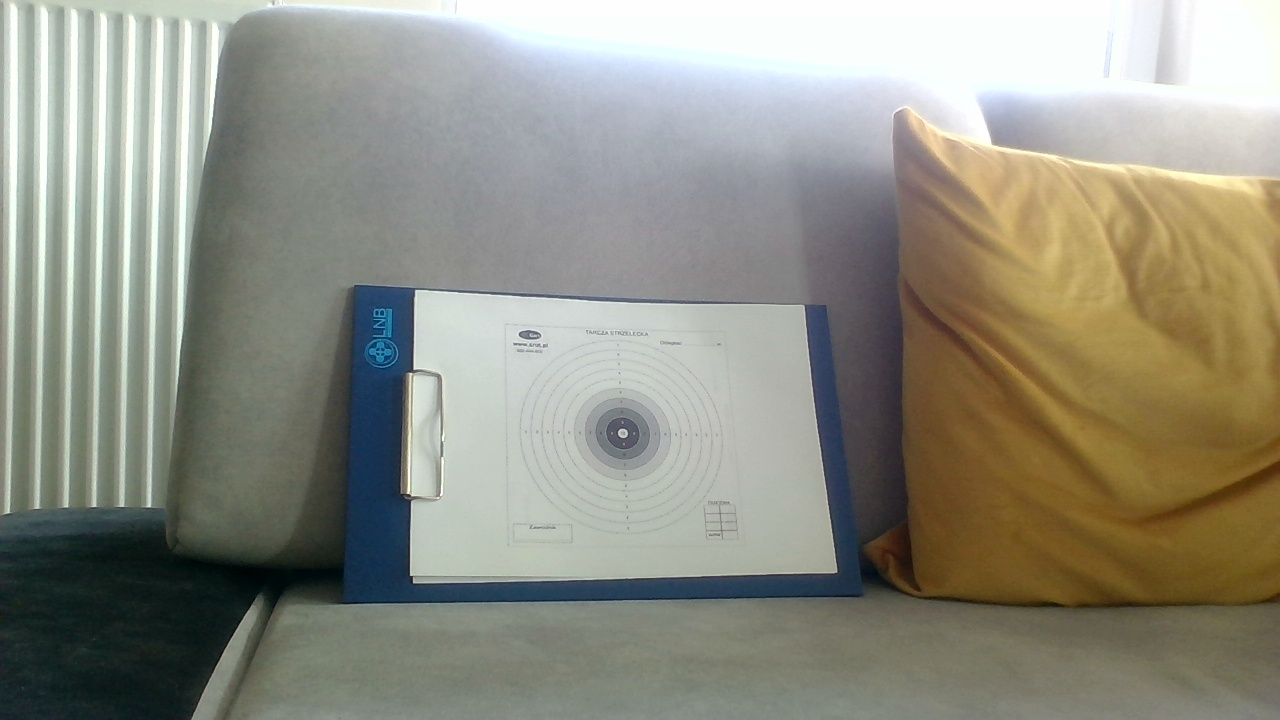
#> input picture jupyter_space/test_sample.jpg, 1280 x 720 px, given in place of target2.jpg, which was not available
$ jupyter execute --allow-errors Images.ipynb   (text cells are left out)
#> lines starting #> are read from the running program, lines starting #| are printed output that depends on the picture; after the words box and inside, x2 and y2 are one past the last pixel; in counts of white or black regions, pixels touching at a corner belong together; pictures that were not available may be replaced by others from this repository, and a replacement may not be noted
### jupyter_space/draw_images.py
from matplotlib import pyplot as plt
import numpy as np
import cv2

def draw_images(images: list[tuple], rows: int, columns: int, figsize: tuple):
    fig = plt.figure(figsize=figsize)
    for index, (name, image, cmap) in enumerate(images):
        fig.add_subplot(rows, columns, index+1)
        plt.imshow(image, cmap=cmap)
        plt.title(name)
    plt.show()

def convert_image_to_plt(image: np.ndarray):
    return cv2.cvtColor(image, cv2.COLOR_BGR2RGB)

### jupyter_space/Images.ipynb
[cell 1]
import cv2
from matplotlib import pyplot as plt
import numpy as np
import imutils
from imutils import perspective
from draw_images import draw_images

# model_path = '../res/input/target.jpg'
# video_path = '../res/input/video.mp4'
model_path = '../res/input/target2.jpg'
video_path = '../res/input/02.mp4'
model = cv2.imread(model_path)
#> model is the input picture: shape (720, 1280, 3); mean B, G, R 131, 143.4, 143.9
cap = cv2.VideoCapture(video_path)

cap.get(cv2.CAP_PROP_FRAME_COUNT) # Get frame count of movie
cap.set(cv2.CAP_PROP_POS_MSEC, 2000) # frame at 4000ms
_, frame = cap.read()
# frame = frame[250:950,580:1300]

model = cv2.resize(model, (500, 500))
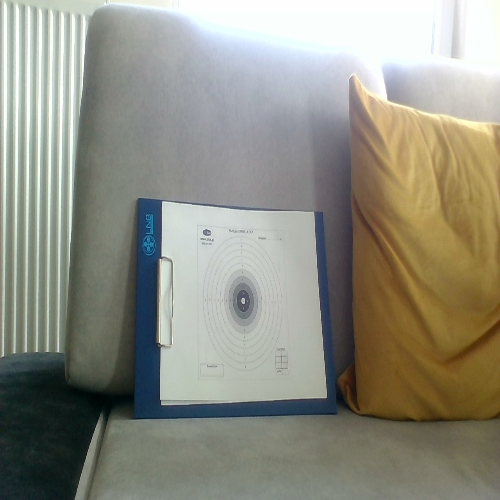
#> model: shape (500, 500, 3); mean B, G, R 130.9, 143.3, 143.8

[cell 2]
draw_images([
    ('Model', cv2.cvtColor(model, cv2.COLOR_BGR2RGB), None),
    ('Frame', cv2.cvtColor(frame, cv2.COLOR_BGR2RGB), None)
], 1, 2, (20, 20))

[cell 3]
model_gray = cv2.cvtColor(model, cv2.COLOR_RGB2GRAY)
frame_gray = cv2.cvtColor(frame, cv2.COLOR_RGB2GRAY)
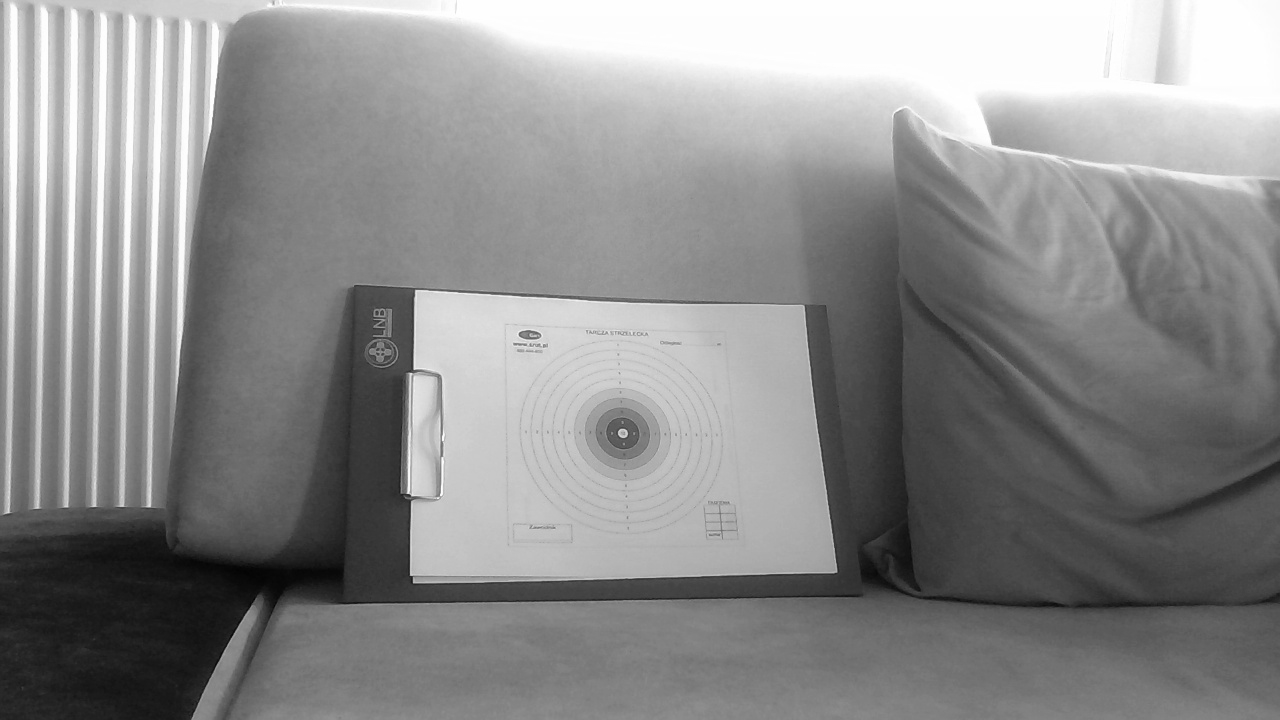
#> frame_gray: shape (720, 1280); min 3, max 255, mean 139.8

frame_gray = cv2.fastNlMeansDenoising(frame_gray, None, 3, 7, 21)
# frame_gray = cv2.fastNlMeansDenoisingMulti(frame_gray, 2, 5, None, 4, 7, 35)

model_gray = cv2.GaussianBlur(model_gray, (21, 21), 0)
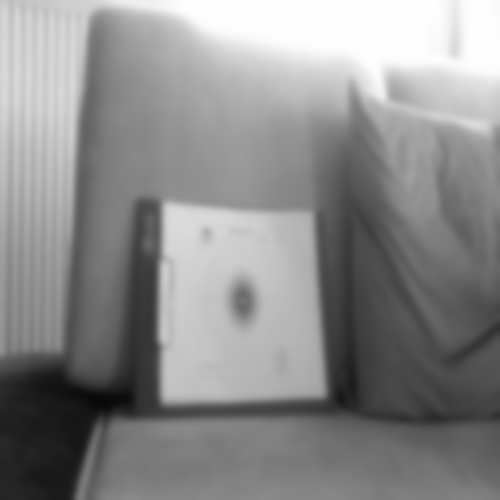
#> model_gray: shape (500, 500); min 7, max 254, mean 139.7
frame_gray = cv2.GaussianBlur(frame_gray, (5, 5), 0)

draw_images([
    ('Model', model_gray, 'gray'),
    ('Frame', frame_gray, 'gray')
], 1, 2, (10, 20))

[cell 4]
sift_matcher = cv2.SIFT_create()
model_keys, model_desc = sift_matcher.detectAndCompute(model_gray, None)
#> model_keys = 33 keypoints; strongest (x, y, size): (234, 301, 112.9), (177, 382, 28.1), (194, 359, 53.7), (243, 301, 21.8)
frame_keys, frame_desc = sift_matcher.detectAndCompute(frame_gray, None)
#> frame_keys = 165 keypoints; strongest (x, y, size): (623, 433, 6.3), (622, 434, 42), (428, 560, 28.3), (419, 393, 18.4)

bf_matcher = cv2.BFMatcher(crossCheck=False)
best_match = []
ratio = .65

if type(frame_desc) != type(None):
    # apply ratio test
    matches = bf_matcher.knnMatch(model_desc, frame_desc, k=2)
#> matches = 33 matches

    for m1, m2 in matches:
        if m1.distance < ratio * m2.distance:
            best_match.append(m1)
#> this loop made 33 passes
#> after the loop, best_match = 8 matches

[cell 5]
draw_images([
    ('Model', cv2.drawKeypoints(model_gray, model_keys, None,flags=cv2.DRAW_MATCHES_FLAGS_DRAW_RICH_KEYPOINTS), 'gray'),
    ('Frame', cv2.drawKeypoints(frame_gray, frame_keys, None,flags=cv2.DRAW_MATCHES_FLAGS_DRAW_RICH_KEYPOINTS), 'gray')
], 1, 2, (10, 20))
#> call 3 of draw_images, with rows = 1, columns = 2, figsize = (10, 20)
#> in draw_images (call 3), `plt.show()`:
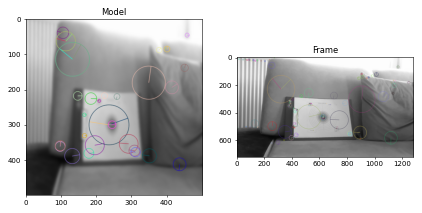
#> figure drawn by matplotlib, 2 panels

[cell 6]
# extracting the location of matched keypoints
model_pts = np.float32([ model_keys[m.queryIdx].pt for m in best_match ]).reshape(-1,1,2)
#> model_pts = [[96.02, 362.2], [96.38, 360.1], [103.9, 41.28], [130.1, 389.5], [234, 301.4], [348.1, 388.8], [433.4, 412.8], [454.8, 47.86]]
frame_pts = np.float32([ frame_keys[m.trainIdx].pt for m in best_match ]).reshape(-1,1,2)
#> frame_pts = [[254.7, 497.1], [254.7, 497.1], [251.4, 59.45], [346.4, 538.5], [520.3, 430.1], [889.9, 543.4], [1113, 581.4], [1164.3, 70.61]]

[cell 7]
M, mask = cv2.findHomography(frame_pts, model_pts, cv2.LMEDS, 7.0)
#> M = [[0.399, -0.0271, 5.56], [-0.000149, 0.714, -0.866], [2.91e-05, -5.34e-05, 1]]; mask = [1, 1, 1, 1, 0, 1, 1, 1]
matchesMask = mask.ravel().tolist()
#> matchesMask = [1, 1, 1, 1, 0, 1, 1, 1]
h,w = model_gray.shape
#> h = 500; w = 500
pts = np.float32([ [0,0],[0,h-1],[w-1,h-1],[w-1,0] ]).reshape(-1,1,2)
#> pts = [[0, 0], [0, 499], [499, 499], [499, 0]]
dst = cv2.perspectiveTransform(pts, M)
#> dst = [[5.56, -0.866], [-8.2, 364.9], [193.6, 359.5], [201.9, -0.927]]
img2 = cv2.polylines(frame_gray, [np.int32(dst)], True, 255, 3, cv2.LINE_AA)

draw_params = dict(matchColor = (0,255,0), # draw matches in green color
 singlePointColor = None,
 matchesMask = matchesMask, # draw only inliers
 flags = 2)
#> draw_params = 4 items
img3 = cv2.drawMatches(model, model_keys, img2, frame_keys, best_match, None, **draw_params)
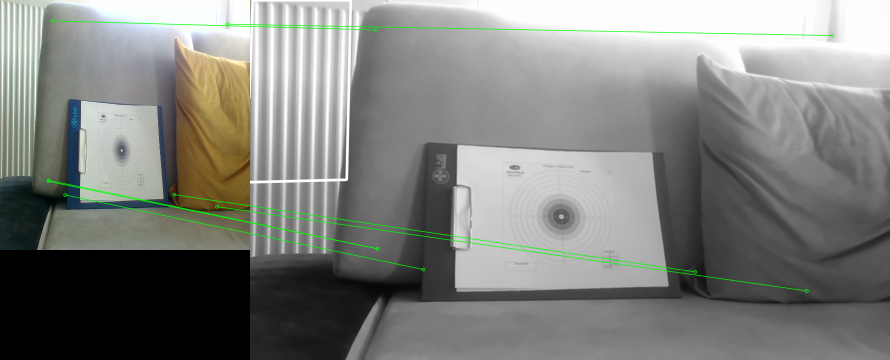
#> img3: shape (720, 1780, 3) (shown at 1/2 size); mean B, G, R 125.4, 129.5, 127.9
plt.imshow(img3, 'gray'),plt.show()

[cell 8]
warped_frame_gray = cv2.warpPerspective(frame_gray, M, (w, h))
warped_frame = cv2.warpPerspective(frame, M, (w, h))
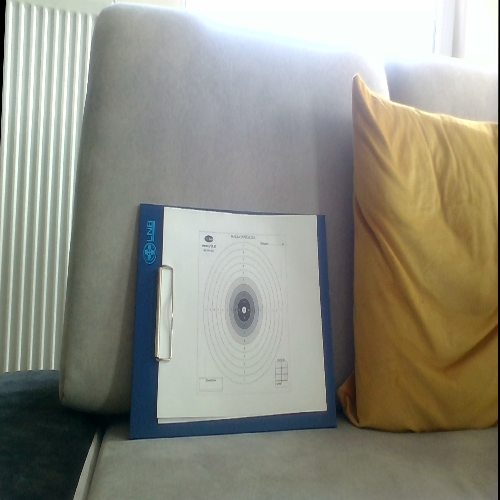
#> warped_frame: shape (500, 500, 3); mean B, G, R 130.7, 143.1, 143.7
draw_images([
    ('Gray', warped_frame_gray, 'gray'),
    ('Color', cv2.cvtColor(warped_frame, cv2.COLOR_BGR2RGB), None)
], 1, 2, (10, 10))
#> call 4 of draw_images, with rows = 1, columns = 2, figsize = (10, 10)
#> in draw_images (call 4), `plt.show()`:
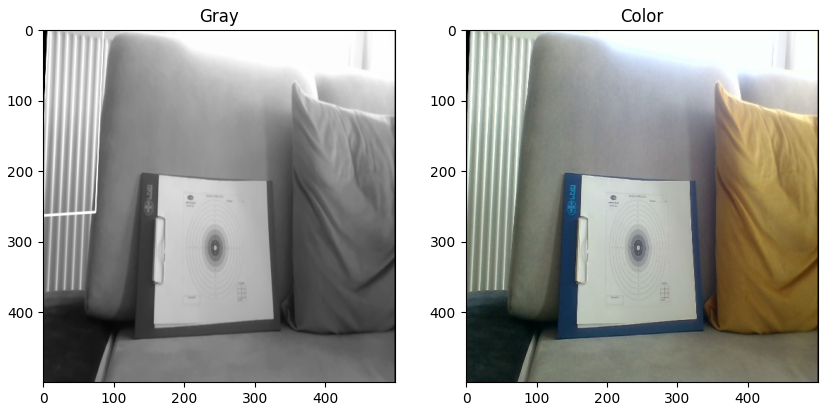
#> figure drawn by matplotlib, 2 panels

[cell 9]
model_gray_denoised = np.empty(model_gray.shape, np.uint8)
cv2.fastNlMeansDenoising(model_gray, model_gray_denoised, 7, 21, 17)
w_frame_gray_denoised = np.empty(warped_frame_gray.shape, np.uint8)
cv2.fastNlMeansDenoising(warped_frame_gray, w_frame_gray_denoised, 7, 21, 12)

draw_images([
    ('Model', model_gray, 'gray'),
    ('Warped Frame', warped_frame_gray, 'gray'),
    ('Model denoised', model_gray_denoised, 'gray'),
    ('Warped Frame denoised', w_frame_gray_denoised, 'gray'),
], 3, 2, (20, 20))
#> in draw_images (call 5), `plt.show()`:
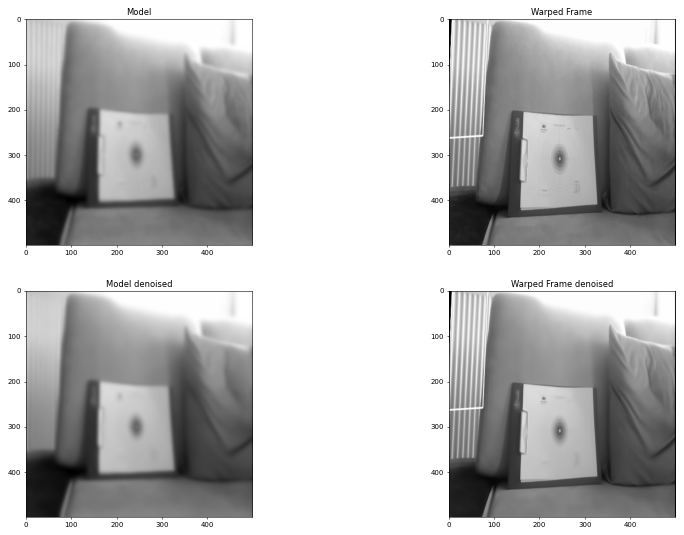
#> figure drawn by matplotlib, 4 panels

[cell 10]
diff = cv2.absdiff(warped_frame_gray, model_gray)
_, diff_t = cv2.threshold(diff, 110, 255, cv2.THRESH_BINARY)
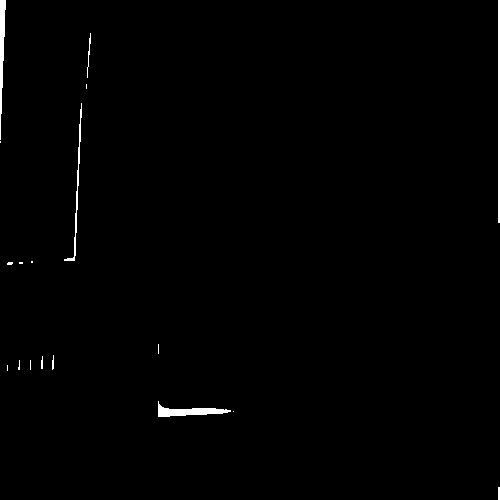
#> diff_t: shape (500, 500); 0.76% white; 18 white regions (10 under 20 px), largest, box (x1, y1, x2, y2) and area: (158, 401, 231, 417) 491, (0, 0, 6, 140) 450, (498, 0, 500, 223) 446

draw_images([
    ('Model', model_gray, 'gray'),
    ('Warped Frame', warped_frame_gray, 'gray'),
    ('Difference', diff, 'gray'),
    ('Difference threshold', diff_t, 'gray')
], 1, 4, (20, 50))

[cell 11]
warped_frame_circles = np.copy(warped_frame)
model_circles = np.copy(model)
edged = cv2.Canny(diff_t, 25, 75)
#> edged: shape (500, 500); 0.4% white in thin lines or dots
edged = cv2.dilate(edged, None, iterations=1)
#> edged: shape (500, 500); 1.2% white; 15 white regions, largest, box (x1, y1, x2, y2) and area: (496, 0, 500, 224) 674, (63, 101, 84, 262) 668, (156, 399, 236, 418) 542
edged = cv2.erode(edged, None, iterations=1)
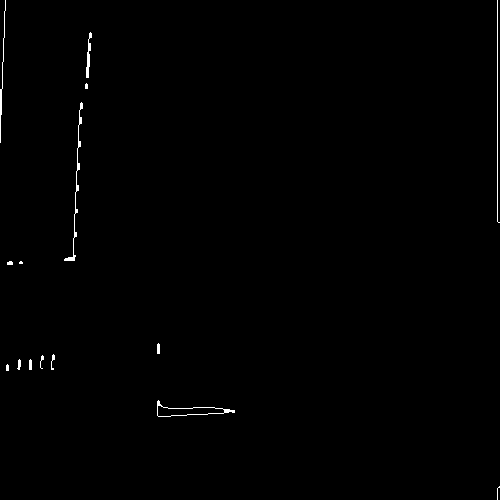
#> edged: shape (500, 500); 0.49% white in thin lines or dots

counturs = cv2.findContours(edged.copy(), cv2.RETR_EXTERNAL, cv2.CHAIN_APPROX_SIMPLE)
#> counturs = 15 contours, 11 with area under 20; largest, box (x1, y1, x2, y2) and area: (157, 400, 235, 417) 502, (64, 102, 83, 261) 106, (86, 32, 92, 78) 74, (0, 0, 6, 143) 26
counturs = imutils.grab_contours(counturs)
#> (the rest of this cell did not finish here and is left out)
